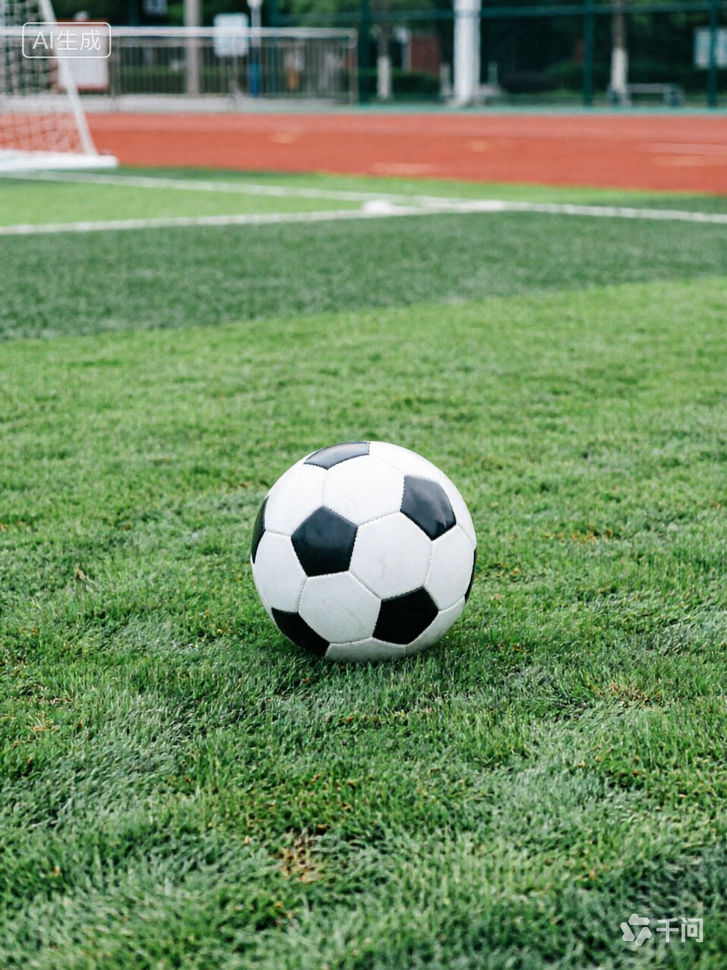
#> input picture 算法组/Week2/tangziyi/image/1.png, 727 x 970 px, shrunk from 960 x 1280 before the run, given in place of 1.jpeg, which was not available
$ python image_process.py
#> lines starting #> are read from the running program, lines starting #| are printed output that depends on the picture; after the words box and inside, x2 and y2 are one past the last pixel; in counts of white or black regions, pixels touching at a corner belong together
import cv2
import numpy as np
import os

# 自动创建输出文件夹，防止保存时报错
os.makedirs(r'D:\MyCode\outputs\task1', exist_ok=True)

# 读取原图
img = cv2.imread(r'D:\MyCode\data\images\1.jpeg')
#> img is the input picture: shape (970, 727, 3); mean B, G, R 97.3, 138.6, 111.6

# 1. 灰度化：将三通道彩色图转换为单通道灰度图
gray = cv2.cvtColor(img, cv2.COLOR_BGR2GRAY)
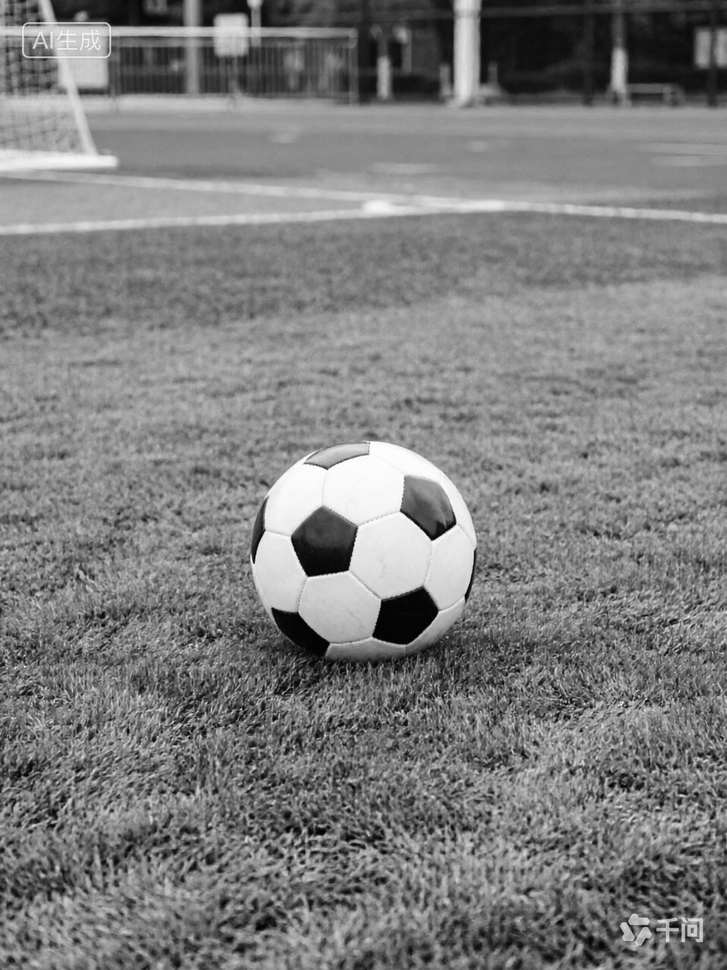
#> gray: shape (970, 727); min 0, max 255, mean 125.8

# 2. HSV 转换：将 BGR 转为 HSV，HSV 更容易根据颜色（H）提取目标
hsv = cv2.cvtColor(img, cv2.COLOR_BGR2HSV)
#> hsv: shape (970, 727, 3); mean H, S, V 56.1, 97.9, 144.2

# 3. 阈值分割对比：
# 阈值 A：设为 127，大于 127 的变白(255)，小于的变黑(0)
_, thresh_a = cv2.threshold(gray, 127, 255, cv2.THRESH_BINARY)
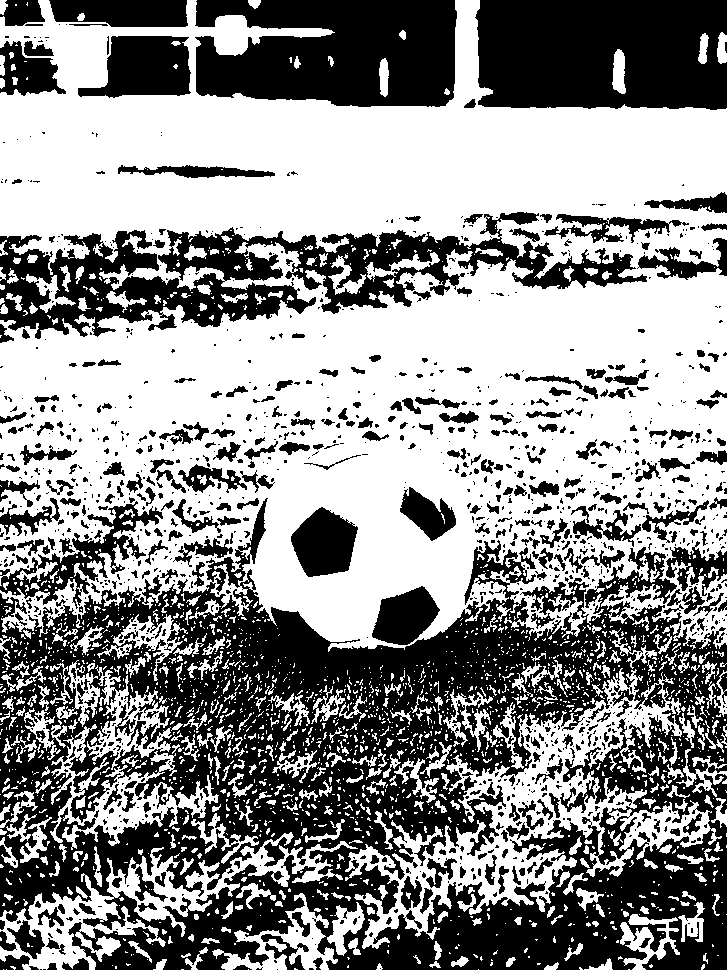
#> thresh_a: shape (970, 727); 55.9% white; 1391 black regions (994 under 20 px), largest, box (x1, y1, x2, y2) and area: (0, 498, 727, 970) 165210, (0, 212, 647, 339) 29339, (475, 0, 727, 110) 25693
# 阈值 B：调高到 200，只有非常亮的部分才会变白，大片区域变黑
_, thresh_b = cv2.threshold(gray, 200, 255, cv2.THRESH_BINARY)
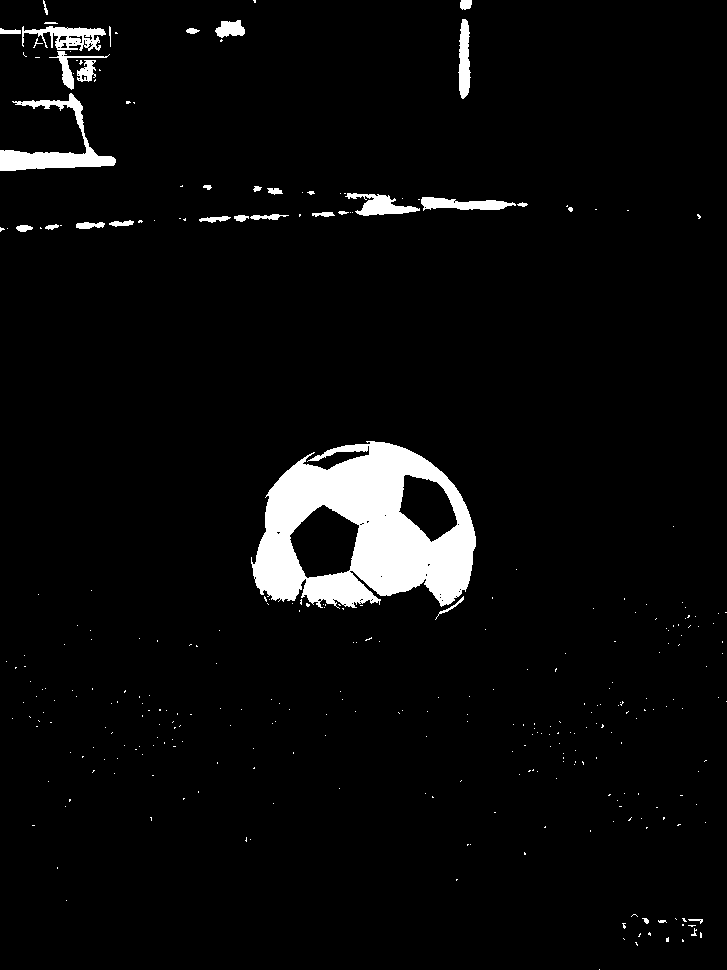
#> thresh_b: shape (970, 727); 4.5% white; 322 white regions (287 under 20 px), largest, box (x1, y1, x2, y2) and area: (251, 441, 476, 609) 22317, (0, 93, 116, 171) 2451, (22, 26, 106, 51) 1053

# 将处理结果保存到文件夹，方便考官查看
cv2.imwrite(r'D:\MyCode\outputs\task1\01_original.png', img)
cv2.imwrite(r'D:\MyCode\outputs\task1\02_gray.png', gray)
cv2.imwrite(r'D:\MyCode\outputs\task1\03_hsv.png', hsv)
cv2.imwrite(r'D:\MyCode\outputs\task1\04_thresh_a.png', thresh_a)
cv2.imwrite(r'D:\MyCode\outputs\task1\05_thresh_b.png', thresh_b)

print("处理完成，5张结果图已保存到 outputs 文件夹！")

$ run again, with 算法组/Week2/tangziyi/image/2.png copied over 算法组/Week2/tangziyi/image/1.png
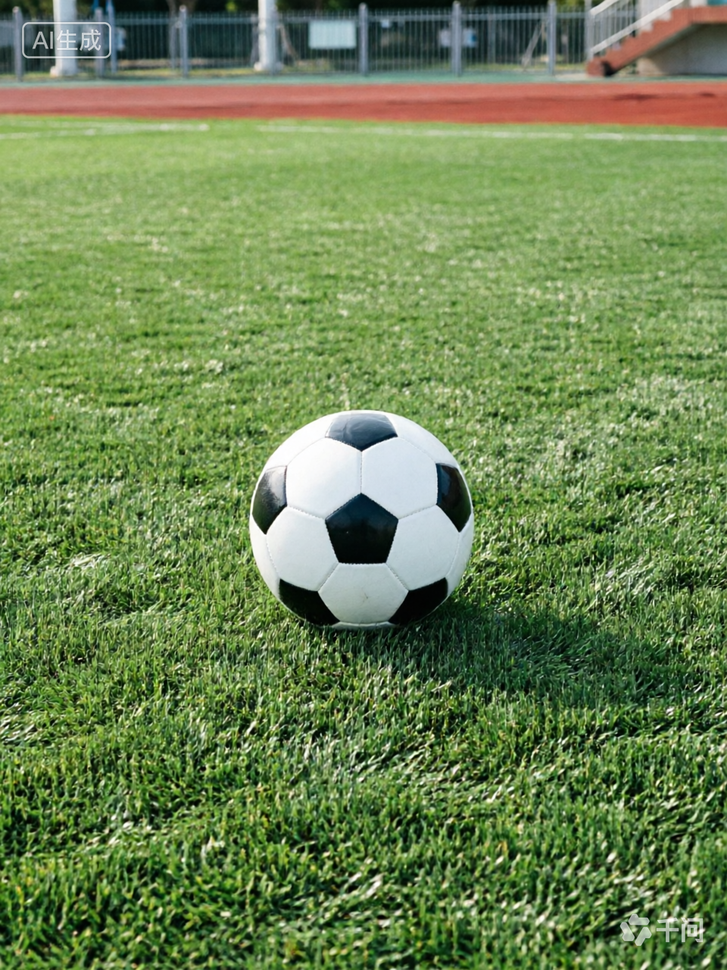
#> input picture 算法组/Week2/tangziyi/image/2.png, 727 x 970 px, shrunk from 960 x 1280 before the run, given in place of 1.jpeg, which was not available
#> img is the input picture: shape (970, 727, 3); mean B, G, R 82.7, 132.6, 109.1
#> hsv: shape (970, 727, 3); mean H, S, V 49.4, 116.4, 136.2
#> `_, thresh_a = cv2.threshold(gray, 127, 255, cv2.THRESH_BINARY)`:
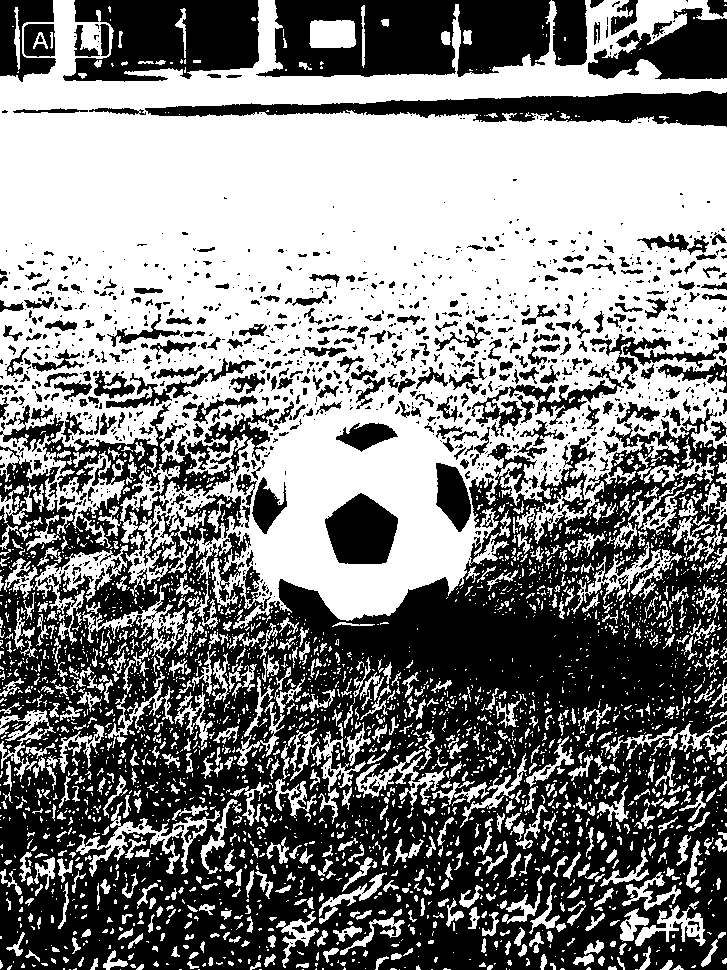
#> thresh_a: shape (970, 727); 50.9% white; 1284 black regions (930 under 20 px), largest, box (x1, y1, x2, y2) and area: (0, 403, 727, 970) 251766, (256, 0, 551, 77) 17653, (63, 0, 259, 82) 11785
#> `_, thresh_b = cv2.threshold(gray, 200, 255, cv2.THRESH_BINARY)`:
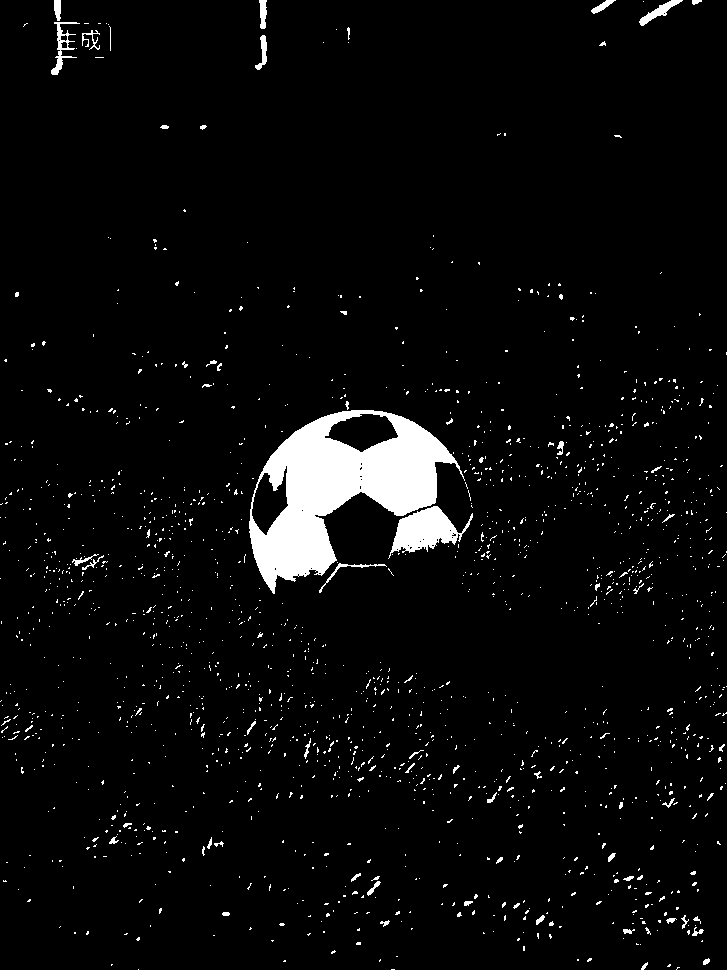
#> thresh_b: shape (970, 727); 4.1% white; 1703 white regions (1638 under 20 px), largest, box (x1, y1, x2, y2) and area: (249, 410, 465, 594) 17295, (388, 506, 473, 559) 2096, (51, 22, 80, 75) 411

$ run again, with 算法组/Week2/tangziyi/image/3.png copied over 算法组/Week2/tangziyi/image/1.png
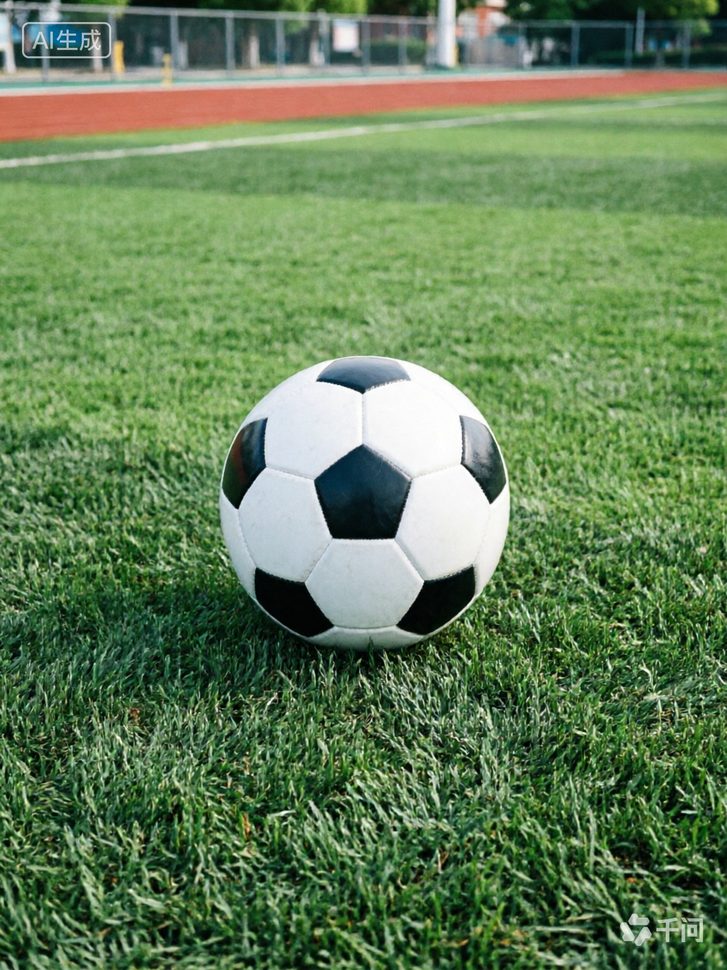
#> input picture 算法组/Week2/tangziyi/image/3.png, 727 x 970 px, shrunk from 960 x 1280 before the run, given in place of 1.jpeg, which was not available
#> img is the input picture: shape (970, 727, 3); mean B, G, R 87.7, 128.4, 100.2
#> hsv: shape (970, 727, 3); mean H, S, V 56.5, 108.5, 131.6
#> `_, thresh_a = cv2.threshold(gray, 127, 255, cv2.THRESH_BINARY)`:
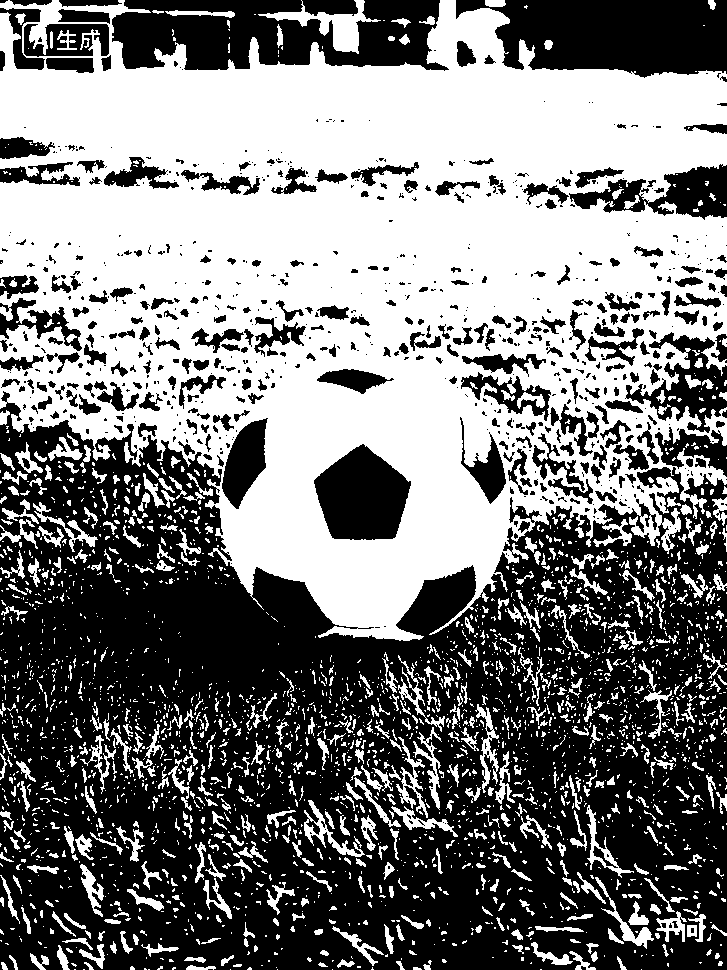
#> thresh_a: shape (970, 727); 48.2% white; 2859 white regions (2261 under 20 px), largest, box (x1, y1, x2, y2) and area: (0, 0, 727, 641) 282631, (258, 0, 381, 54) 1800, (304, 800, 365, 857) 723
#> `_, thresh_b = cv2.threshold(gray, 200, 255, cv2.THRESH_BINARY)`:
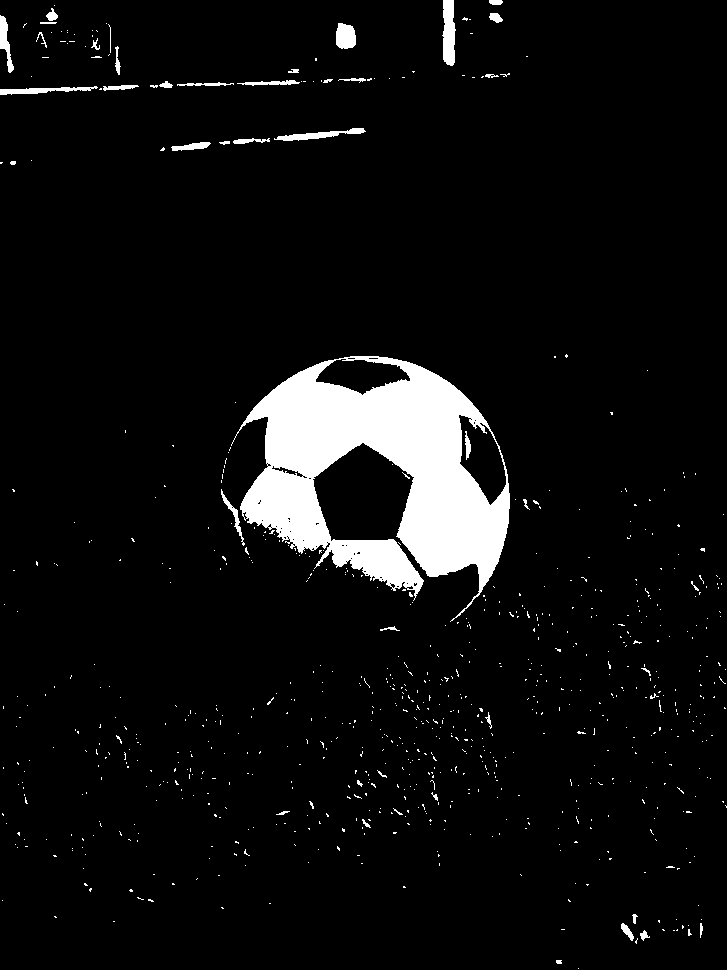
#> thresh_b: shape (970, 727); 6% white; 801 white regions (757 under 20 px), largest, box (x1, y1, x2, y2) and area: (231, 356, 510, 622) 35034, (442, 0, 456, 66) 723, (274, 128, 366, 141) 462
